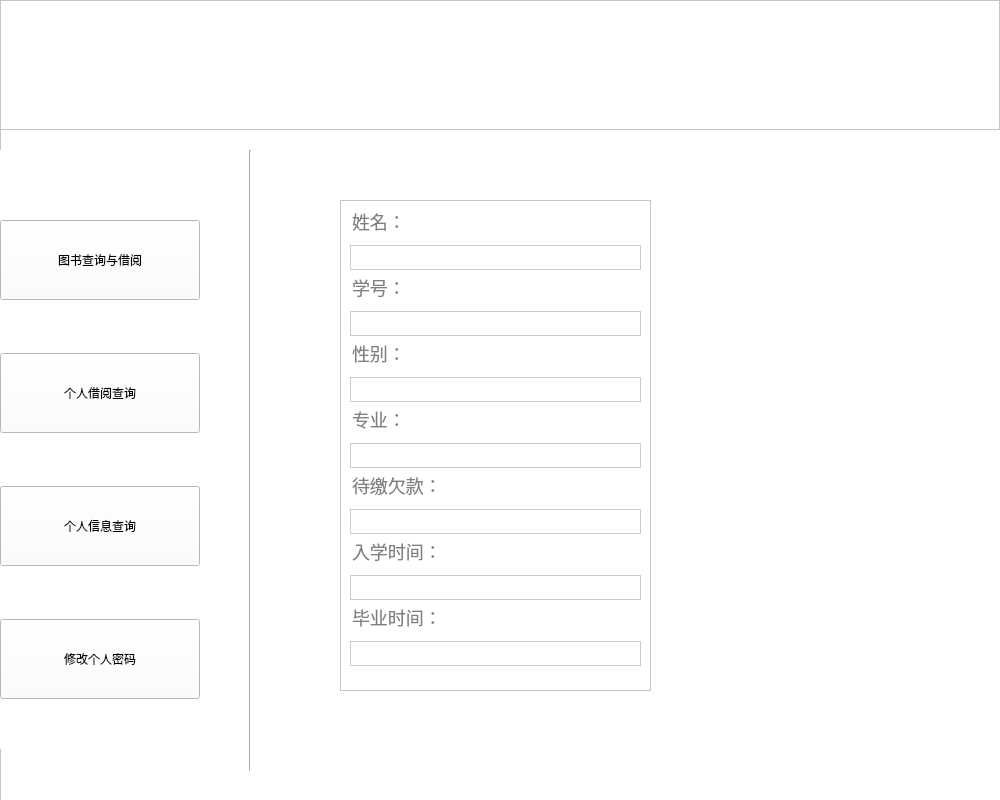
<?xml version="1.0" encoding="UTF-8"?>
<ui version="4.0">
 <class>reader_queryself</class>
 <widget class="QWidget" name="reader_queryself">
  <property name="geometry">
   <rect>
    <x>0</x>
    <y>0</y>
    <width>1000</width>
    <height>800</height>
   </rect>
  </property>
  <property name="windowTitle">
   <string>Form</string>
  </property>
  <widget class="QFrame" name="frame">
   <property name="geometry">
    <rect>
     <x>0</x>
     <y>0</y>
     <width>1001</width>
     <height>1000</height>
    </rect>
   </property>
   <property name="sizePolicy">
    <sizepolicy hsizetype="Fixed" vsizetype="Expanding">
     <horstretch>0</horstretch>
     <verstretch>0</verstretch>
    </sizepolicy>
   </property>
   <property name="minimumSize">
    <size>
     <width>800</width>
     <height>1000</height>
    </size>
   </property>
   <property name="maximumSize">
    <size>
     <width>100000</width>
     <height>100000</height>
    </size>
   </property>
   <property name="styleSheet">
    <string notr="true">background-color: rgb(255, 255, 255);</string>
   </property>
   <property name="frameShape">
    <enum>QFrame::StyledPanel</enum>
   </property>
   <property name="frameShadow">
    <enum>QFrame::Raised</enum>
   </property>
   <widget class="QGraphicsView" name="Title">
    <property name="geometry">
     <rect>
      <x>0</x>
      <y>0</y>
      <width>1000</width>
      <height>130</height>
     </rect>
    </property>
    <property name="styleSheet">
     <string notr="true">background-image: url(:/image/捕获.PNG);</string>
    </property>
   </widget>
   <widget class="QWidget" name="verticalLayoutWidget">
    <property name="geometry">
     <rect>
      <x>0</x>
      <y>150</y>
      <width>202</width>
      <height>599</height>
     </rect>
    </property>
    <layout class="QVBoxLayout" name="verticalLayout">
     <property name="spacing">
      <number>3</number>
     </property>
     <property name="topMargin">
      <number>20</number>
     </property>
     <item>
      <widget class="QPushButton" name="pb_querybook">
       <property name="minimumSize">
        <size>
         <width>200</width>
         <height>80</height>
        </size>
       </property>
       <property name="maximumSize">
        <size>
         <width>200</width>
         <height>80</height>
        </size>
       </property>
       <property name="styleSheet">
        <string notr="true">
font: 16pt &quot;Adobe Devanagari&quot;;
</string>
       </property>
       <property name="text">
        <string>图书查询与借阅</string>
       </property>
      </widget>
     </item>
     <item>
      <widget class="QPushButton" name="pb_queryborrow">
       <property name="minimumSize">
        <size>
         <width>200</width>
         <height>80</height>
        </size>
       </property>
       <property name="maximumSize">
        <size>
         <width>200</width>
         <height>80</height>
        </size>
       </property>
       <property name="styleSheet">
        <string notr="true">font: 16pt &quot;Adobe Devanagari&quot;;</string>
       </property>
       <property name="text">
        <string>个人借阅查询</string>
       </property>
      </widget>
     </item>
     <item>
      <widget class="QPushButton" name="pb_querymyself">
       <property name="minimumSize">
        <size>
         <width>200</width>
         <height>80</height>
        </size>
       </property>
       <property name="maximumSize">
        <size>
         <width>200</width>
         <height>80</height>
        </size>
       </property>
       <property name="styleSheet">
        <string notr="true">font: 16pt &quot;Adobe Devanagari&quot;;</string>
       </property>
       <property name="text">
        <string>个人信息查询</string>
       </property>
      </widget>
     </item>
     <item>
      <widget class="QPushButton" name="pb_alterpwd">
       <property name="minimumSize">
        <size>
         <width>200</width>
         <height>80</height>
        </size>
       </property>
       <property name="maximumSize">
        <size>
         <width>200</width>
         <height>80</height>
        </size>
       </property>
       <property name="styleSheet">
        <string notr="true">font: 16pt &quot;Adobe Devanagari&quot;;</string>
       </property>
       <property name="text">
        <string>修改个人密码</string>
       </property>
      </widget>
     </item>
    </layout>
   </widget>
   <widget class="Line" name="line">
    <property name="geometry">
     <rect>
      <x>240</x>
      <y>150</y>
      <width>20</width>
      <height>621</height>
     </rect>
    </property>
    <property name="styleSheet">
     <string notr="true">font: 75 9pt &quot;Adobe Devanagari&quot;;</string>
    </property>
    <property name="orientation">
     <enum>Qt::Vertical</enum>
    </property>
   </widget>
   <widget class="QFrame" name="frame_2">
    <property name="geometry">
     <rect>
      <x>340</x>
      <y>200</y>
      <width>311</width>
      <height>491</height>
     </rect>
    </property>
    <property name="frameShape">
     <enum>QFrame::StyledPanel</enum>
    </property>
    <property name="frameShadow">
     <enum>QFrame::Raised</enum>
    </property>
    <layout class="QVBoxLayout" name="verticalLayout_2">
     <item>
      <widget class="QLineEdit" name="lineEdit_1">
       <property name="styleSheet">
        <string notr="true">color:#808080;
border:none;
font-size:18px;
font-family:&quot;微软雅黑&quot;;
text-align:left;</string>
       </property>
       <property name="text">
        <string>姓名：</string>
       </property>
      </widget>
     </item>
     <item>
      <widget class="QLineEdit" name="name">
       <property name="styleSheet">
        <string notr="true">color:#808080;
border:1px solid #cccccc;
font-size:18px;
font-family:&quot;微软雅黑&quot;;
text-align:left;</string>
       </property>
       <property name="text">
        <string/>
       </property>
      </widget>
     </item>
     <item>
      <widget class="QLineEdit" name="lineEdit_2">
       <property name="styleSheet">
        <string notr="true">color:#808080;
border:none;
font-size:18px;
font-family:&quot;微软雅黑&quot;;
text-align:left;</string>
       </property>
       <property name="text">
        <string>学号：</string>
       </property>
      </widget>
     </item>
     <item>
      <widget class="QLineEdit" name="id">
       <property name="styleSheet">
        <string notr="true">color:#808080;
border:1px solid #cccccc;
font-size:18px;
font-family:&quot;微软雅黑&quot;;
text-align:left;</string>
       </property>
      </widget>
     </item>
     <item>
      <widget class="QLineEdit" name="lineEdit_4">
       <property name="styleSheet">
        <string notr="true">color:#808080;
border:none;
font-size:18px;
font-family:&quot;微软雅黑&quot;;
text-align:left;</string>
       </property>
       <property name="text">
        <string>性别：</string>
       </property>
      </widget>
     </item>
     <item>
      <widget class="QLineEdit" name="sex">
       <property name="styleSheet">
        <string notr="true">color:#808080;
border:1px solid #cccccc;
font-size:18px;
font-family:&quot;微软雅黑&quot;;
text-align:left;</string>
       </property>
      </widget>
     </item>
     <item>
      <widget class="QLineEdit" name="lineEdit_3">
       <property name="styleSheet">
        <string notr="true">color:#808080;
border:none;
font-size:18px;
font-family:&quot;微软雅黑&quot;;
text-align:left;</string>
       </property>
       <property name="text">
        <string>专业：</string>
       </property>
      </widget>
     </item>
     <item>
      <widget class="QLineEdit" name="major">
       <property name="styleSheet">
        <string notr="true">color:#808080;
border:1px solid #cccccc;
font-size:18px;
font-family:&quot;微软雅黑&quot;;
text-align:left;</string>
       </property>
      </widget>
     </item>
     <item>
      <widget class="QLineEdit" name="lineEdit_7">
       <property name="styleSheet">
        <string notr="true">color:#808080;
border:none;
font-size:18px;
font-family:&quot;微软雅黑&quot;;
text-align:left;</string>
       </property>
       <property name="text">
        <string>待缴欠款：</string>
       </property>
      </widget>
     </item>
     <item>
      <widget class="QLineEdit" name="fine">
       <property name="styleSheet">
        <string notr="true">color:#808080;
border:1px solid #cccccc;
font-size:18px;
font-family:&quot;微软雅黑&quot;;
text-align:left;</string>
       </property>
      </widget>
     </item>
     <item>
      <widget class="QLineEdit" name="lineEdit_5">
       <property name="styleSheet">
        <string notr="true">color:#808080;
border:none;
font-size:18px;
font-family:&quot;微软雅黑&quot;;
text-align:left;</string>
       </property>
       <property name="text">
        <string>入学时间：</string>
       </property>
      </widget>
     </item>
     <item>
      <widget class="QLineEdit" name="intime">
       <property name="styleSheet">
        <string notr="true">color:#808080;
border:1px solid #cccccc;
font-size:18px;
font-family:&quot;微软雅黑&quot;;
text-align:left;</string>
       </property>
      </widget>
     </item>
     <item>
      <widget class="QLineEdit" name="lineEdit_6">
       <property name="styleSheet">
        <string notr="true">color:#808080;
border:none;
font-size:18px;
font-family:&quot;微软雅黑&quot;;
text-align:left;</string>
       </property>
       <property name="text">
        <string>毕业时间：</string>
       </property>
      </widget>
     </item>
     <item>
      <widget class="QLineEdit" name="outtime">
       <property name="styleSheet">
        <string notr="true">color:#808080;
border:1px solid #cccccc;
font-size:18px;
font-family:&quot;微软雅黑&quot;;
text-align:left;</string>
       </property>
      </widget>
     </item>
    </layout>
   </widget>
  </widget>
 </widget>
 <resources/>
 <connections/>
</ui>
